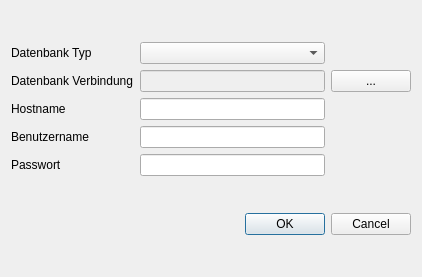
<?xml version="1.0" encoding="UTF-8"?>
<ui version="4.0">
 <class>PreferencesDialog</class>
 <widget class="QDialog" name="PreferencesDialog">
  <property name="geometry">
   <rect>
    <x>0</x>
    <y>0</y>
    <width>422</width>
    <height>277</height>
   </rect>
  </property>
  <property name="maximumSize">
   <size>
    <width>422</width>
    <height>277</height>
   </size>
  </property>
  <property name="windowTitle">
   <string>Dialog</string>
  </property>
  <property name="accessibleName">
   <string>PreferencesDialog</string>
  </property>
  <layout class="QVBoxLayout" name="verticalLayout">
   <item>
    <layout class="QGridLayout" name="gridLayout">
     <item row="1" column="2">
      <widget class="QComboBox" name="comboBoxDatabaseType">
       <property name="enabled">
        <bool>true</bool>
       </property>
      </widget>
     </item>
     <item row="5" column="2">
      <widget class="QLineEdit" name="lineEditPassword">
       <property name="enabled">
        <bool>true</bool>
       </property>
      </widget>
     </item>
     <item row="2" column="3">
      <widget class="QPushButton" name="pushButtonDBForceFileDialog">
       <property name="enabled">
        <bool>true</bool>
       </property>
       <property name="text">
        <string>...</string>
       </property>
      </widget>
     </item>
     <item row="5" column="0">
      <widget class="QLabel" name="labelPassword">
       <property name="text">
        <string>Passwort</string>
       </property>
       <property name="buddy">
        <cstring>lineEditPassword</cstring>
       </property>
      </widget>
     </item>
     <item row="2" column="2">
      <widget class="QLineEdit" name="lineEditDatabaseConnection">
       <property name="enabled">
        <bool>false</bool>
       </property>
      </widget>
     </item>
     <item row="4" column="0">
      <widget class="QLabel" name="labelUserName">
       <property name="text">
        <string>Benutzername</string>
       </property>
       <property name="buddy">
        <cstring>lineEditUserName</cstring>
       </property>
      </widget>
     </item>
     <item row="1" column="0">
      <widget class="QLabel" name="labelDatabaseType">
       <property name="text">
        <string>Datenbank Typ</string>
       </property>
       <property name="buddy">
        <cstring>comboBoxDatabaseType</cstring>
       </property>
      </widget>
     </item>
     <item row="4" column="2">
      <widget class="QLineEdit" name="lineEditUserName">
       <property name="enabled">
        <bool>true</bool>
       </property>
      </widget>
     </item>
     <item row="2" column="0">
      <widget class="QLabel" name="labelDatabaseConnection">
       <property name="text">
        <string>Datenbank Verbindung</string>
       </property>
       <property name="buddy">
        <cstring>lineEditDatabaseConnection</cstring>
       </property>
      </widget>
     </item>
     <item row="3" column="2">
      <widget class="QLineEdit" name="lineEditHostName">
       <property name="enabled">
        <bool>true</bool>
       </property>
      </widget>
     </item>
     <item row="3" column="0">
      <widget class="QLabel" name="labelHostName">
       <property name="text">
        <string>Hostname</string>
       </property>
       <property name="buddy">
        <cstring>lineEditHostName</cstring>
       </property>
      </widget>
     </item>
    </layout>
   </item>
   <item>
    <widget class="QDialogButtonBox" name="buttonBox">
     <property name="orientation">
      <enum>Qt::Horizontal</enum>
     </property>
     <property name="standardButtons">
      <set>QDialogButtonBox::Cancel|QDialogButtonBox::Ok</set>
     </property>
    </widget>
   </item>
  </layout>
 </widget>
 <tabstops>
  <tabstop>comboBoxDatabaseType</tabstop>
  <tabstop>lineEditDatabaseConnection</tabstop>
  <tabstop>pushButtonDBForceFileDialog</tabstop>
  <tabstop>lineEditHostName</tabstop>
  <tabstop>lineEditUserName</tabstop>
  <tabstop>lineEditPassword</tabstop>
 </tabstops>
 <resources/>
 <connections>
  <connection>
   <sender>buttonBox</sender>
   <signal>accepted()</signal>
   <receiver>PreferencesDialog</receiver>
   <slot>accept()</slot>
   <hints>
    <hint type="sourcelabel">
     <x>248</x>
     <y>254</y>
    </hint>
    <hint type="destinationlabel">
     <x>157</x>
     <y>274</y>
    </hint>
   </hints>
  </connection>
  <connection>
   <sender>buttonBox</sender>
   <signal>rejected()</signal>
   <receiver>PreferencesDialog</receiver>
   <slot>reject()</slot>
   <hints>
    <hint type="sourcelabel">
     <x>316</x>
     <y>260</y>
    </hint>
    <hint type="destinationlabel">
     <x>286</x>
     <y>274</y>
    </hint>
   </hints>
  </connection>
 </connections>
</ui>
